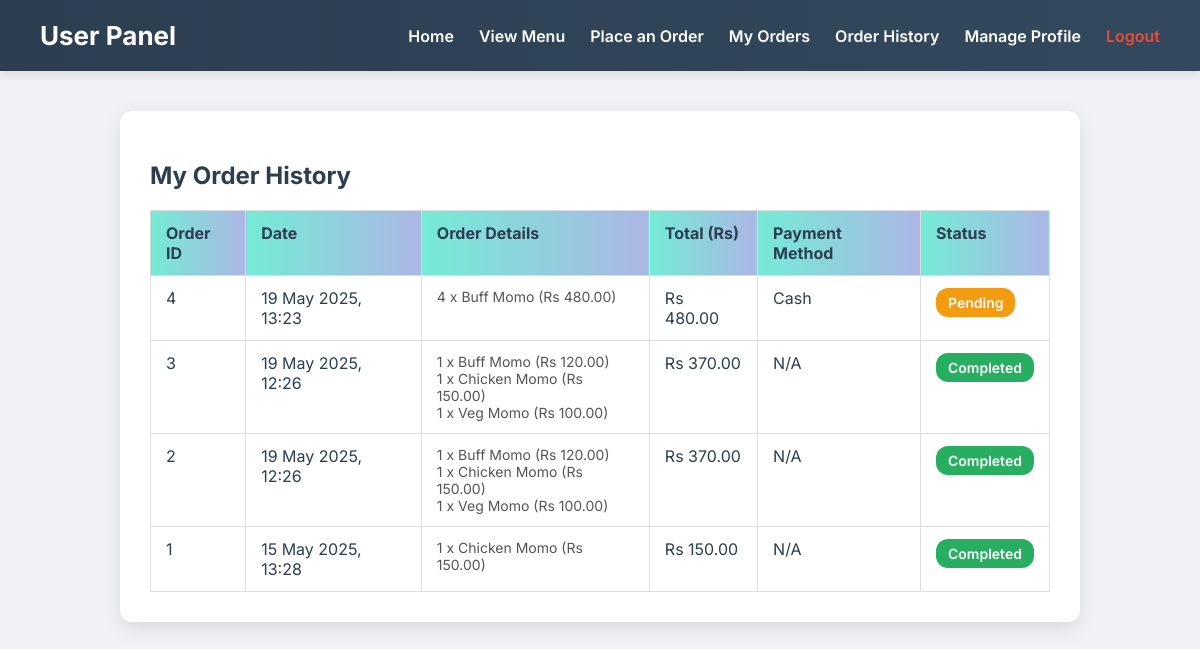
The page /order_history.php (signed in) on the database as committed earlier.
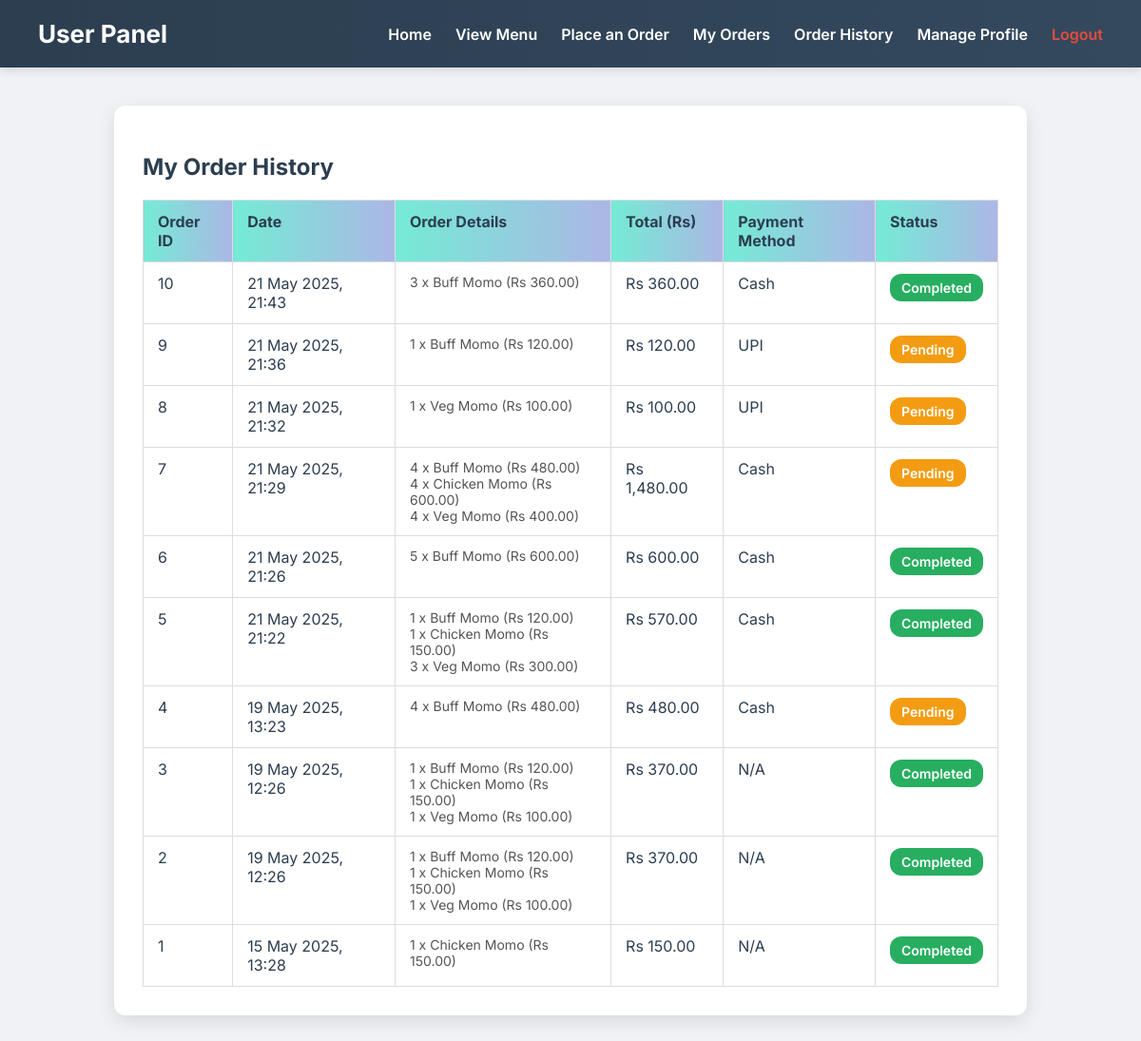
The same page on the database as committed later.
### tables this page shows
CREATE TABLE `orders` (
  `id` int(11) NOT NULL,
  `user_id` int(11) DEFAULT NULL,
  `order_date` datetime DEFAULT current_timestamp(),
  `order_details` text DEFAULT NULL,
  `total` decimal(10,2) NOT NULL,
  `status` varchar(50) DEFAULT NULL,
  `assigned_staff_id` int(11) DEFAULT NULL,
  `payment_method` varchar(50) DEFAULT NULL
);

### order_history.php (the view, shortened to what this page needs)
<?php
include 'db_connect.php';
$userId = $_SESSION['user_id'];
try {
    $stmt = $conn->prepare("
        SELECT
            orders.id,
            orders.order_date,
            orders.total,
            orders.status,
            orders.payment_method,
            orders.order_details
        FROM orders
        WHERE orders.user_id = :user_id
        ORDER BY orders.order_date DESC
    ");
    $stmt->execute(['user_id' => $userId]);
    $orders = $stmt->fetchAll(PDO::FETCH_ASSOC);
} catch (PDOException $e) {
    die("Database error: " . $e->getMessage());
}
?>
<!DOCTYPE html>
<html lang="en">
<head>
</head>
<body>
<nav class="navbar">
    <h1> User Panel</h1>
     <ul>
        <li> <a href="user_dashboard.php">Home</a></li>
        <li><a href="menu.php">View Menu</a></li>
    <li><a href="order_menu.php">Place an Order</a></li>
    <li><a href="my_orders.php">My Orders</a></li>
        <li><a href="order_history.php">Order History</a></li>
        <li><a href="profile.php">Manage Profile</a></li>
        <li><a class="logout" href="logout.php">Logout</a></li>
    </ul>
</nav>
<div class="container">
    <h2>My Order History</h2>
    <?php if (empty($orders)): ?>
        <div class="no-orders">You have not placed any orders yet.</div>
    <?php else: ?>
        <table>
            <thead>
                <tr>
                    <th>Order ID</th>
                    <th>Date</th>
                    <th>Order Details</th>
                    <th>Total (Rs)</th>
                    <th>Payment Method</th>
                    <th>Status</th>
                </tr>
            </thead>
            <tbody>
                <?php foreach ($orders as $order): ?>
                    <tr>
                        <td><?= htmlspecialchars($order['id']) ?></td>
                        <td><?= htmlspecialchars(date("d M Y, H:i", strtotime($order['order_date']))) ?></td>
                        <td class="order-details">
                            <?php
                                $details = json_decode($order['order_details'], true);
                                if ($details) {
                                    foreach ($details as $item) {
                                        echo htmlspecialchars("{$item['quantity']} x {$item['name']} (Rs " . number_format($item['subtotal'], 2) . ")") . "<br>";
                                    }
                                } else {
                                    echo "No details available";
                                }
                            ?>
                        </td>
                        <td>Rs <?= number_format($order['total'], 2) ?></td>
                        <td><?= htmlspecialchars($order['payment_method'] ?? 'N/A') ?></td>
                        <td>
                            <?php
                                $status = strtolower($order['status']);
                                $status_class = "status " . $status;
                                echo "<span class=\"$status_class\">" . ucfirst($status) . "</span>";
                            ?>
                        </td>
                    </tr>
                <?php endforeach; ?>
            </tbody>
        </table>
    <?php endif; ?>
</div>
</body>
</html>

Rows that differ between the two databases and show on the page:
added orders: id "10", order_date "21 May 2025, 21:43", subtotal "3 x Buff Momo (Rs 360.00)", total "360.00", payment_method "Cash", status "Completed", shown under "My Order History"
added orders: id "9", order_date "21 May 2025, 21:36", subtotal "1 x Buff Momo (Rs 120.00)", total "120.00", payment_method "UPI", status "Pending", shown under "My Order History"
added orders: id "8", order_date "21 May 2025, 21:32", subtotal "1 x Veg Momo (Rs 100.00)", total "100.00", payment_method "UPI", status "Pending", shown under "My Order History"
added orders: id "7", order_date "21 May 2025, 21:29", subtotal "4 x Buff Momo (Rs 480.00)", subtotal "4 x Chicken Momo (Rs 600.00)", subtotal "4 x Veg Momo (Rs 400.00)", total "1,480.00", payment_method "Cash", status "Pending", shown under "My Order History"
added orders: id "6", order_date "21 May 2025, 21:26", subtotal "5 x Buff Momo (Rs 600.00)", total "600.00", payment_method "Cash", status "Completed", shown under "My Order History"
added orders: id "5", order_date "21 May 2025, 21:22", subtotal "1 x Buff Momo (Rs 120.00)", subtotal "3 x Veg Momo (Rs 300.00)", total "570.00", payment_method "Cash", status "Completed", orders (id "1 x Chicken Momo (Rs 150.00)"), shown under "My Order History"
